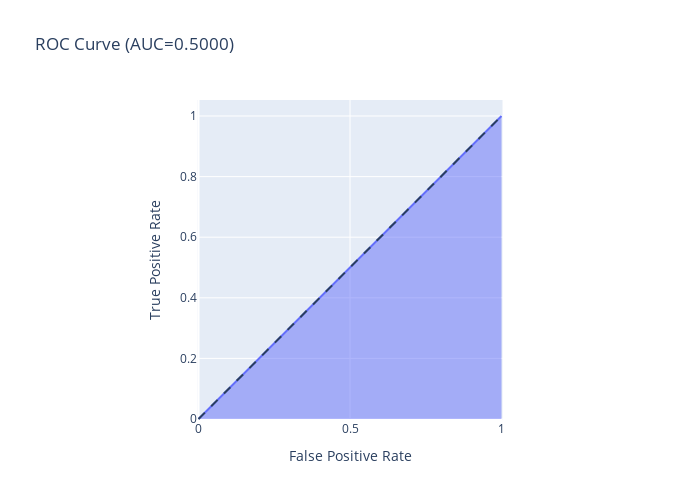

Notebook code for this chart:
### Code cell
fpr, tpr, thresholds = roc_curve(gifts_7244[y_col],  predict_7244)
#Plot ROC AUC Curve 
fig = px.area(
    x=fpr, y=tpr,
    title=f'ROC Curve (AUC={auc(fpr, tpr):.4f})',
    labels=dict(x='False Positive Rate', y='True Positive Rate'),
    width=700, height=500
)
fig.add_shape(
    type='line', line=dict(dash='dash'),
    x0=0, x1=1, y0=0, y1=1
)

fig.update_yaxes(scaleanchor="x", scaleratio=1)
fig.update_xaxes(constrain='domain')
fig.show()

### Figure 1 — Plotly figure (JSON) as saved in the notebook; plotly's stock layout.template omitted (floating-point values rounded to 4 significant figures)
{"data": [{"hovertemplate": "False Positive Rate=%{x}<br>True Positive Rate=%{y}<extra></extra>", "legendgroup": "", "line": {"color": "#636efa"}, "mode": "lines", "name": "", "orientation": "v", "showlegend": false, "stackgroup": "1", "type": "scatter", "x": [0, 1], "xaxis": "x", "y": [0, 1], "yaxis": "y"}], "layout": {"height": 500, "legend": {"tracegroupgap": 0}, "shapes": [{"line": {"dash": "dash"}, "type": "line", "x0": 0, "x1": 1, "y0": 0, "y1": 1}], "title": {"text": "ROC Curve (AUC=0.5000)"}, "width": 700, "xaxis": {"anchor": "y", "constrain": "domain", "domain": [0, 1], "title": {"text": "False Positive Rate"}}, "yaxis": {"anchor": "x", "domain": [0, 1], "scaleanchor": "x", "scaleratio": 1, "title": {"text": "True Positive Rate"}}}}
